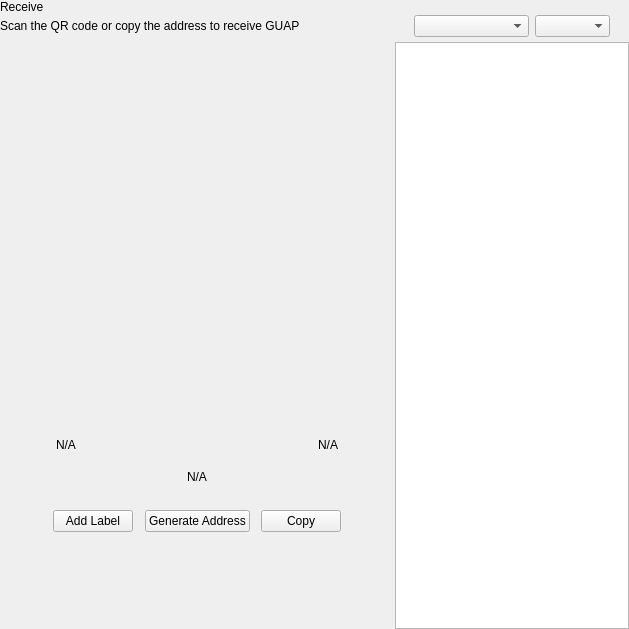
<?xml version="1.0" encoding="UTF-8"?>
<ui version="4.0">
 <class>ReceiveWidget</class>
 <widget class="QWidget" name="ReceiveWidget">
  <property name="geometry">
   <rect>
    <x>0</x>
    <y>0</y>
    <width>629</width>
    <height>629</height>
   </rect>
  </property>
  <property name="minimumSize">
   <size>
    <width>0</width>
    <height>0</height>
   </size>
  </property>
  <property name="windowTitle">
   <string>Form</string>
  </property>
  <layout class="QHBoxLayout" name="horizontalLayout_2" stretch="2,1">
   <property name="spacing">
    <number>0</number>
   </property>
   <property name="leftMargin">
    <number>0</number>
   </property>
   <property name="topMargin">
    <number>0</number>
   </property>
   <property name="rightMargin">
    <number>0</number>
   </property>
   <property name="bottomMargin">
    <number>0</number>
   </property>
   <item>
    <widget class="QWidget" name="left" native="true">
     <layout class="QVBoxLayout" name="verticalLayout_3">
      <property name="leftMargin">
       <number>0</number>
      </property>
      <property name="topMargin">
       <number>0</number>
      </property>
      <property name="rightMargin">
       <number>0</number>
      </property>
      <property name="bottomMargin">
       <number>0</number>
      </property>
      <item>
       <layout class="QVBoxLayout" name="verticalLayout_2">
        <property name="spacing">
         <number>0</number>
        </property>
        <property name="leftMargin">
         <number>0</number>
        </property>
        <item>
         <layout class="QHBoxLayout" name="horizontalLayout_3">
          <property name="spacing">
           <number>0</number>
          </property>
          <item>
           <layout class="QVBoxLayout" name="verticalLayout_4">
            <property name="spacing">
             <number>5</number>
            </property>
            <item>
             <widget class="QLabel" name="labelTitle">
              <property name="text">
               <string>Receive</string>
              </property>
             </widget>
            </item>
            <item alignment="Qt::AlignTop">
             <widget class="QLabel" name="labelSubtitle1">
              <property name="text">
               <string>Scan the QR code or copy the address to receive GUAP</string>
              </property>
             </widget>
            </item>
           </layout>
          </item>
          <item>
           <spacer name="horizontalSpacer">
            <property name="orientation">
             <enum>Qt::Horizontal</enum>
            </property>
            <property name="sizeHint" stdset="0">
             <size>
              <width>40</width>
              <height>20</height>
             </size>
            </property>
           </spacer>
          </item>
         </layout>
        </item>
        <item>
         <spacer name="verticalSpacer_2">
          <property name="orientation">
           <enum>Qt::Vertical</enum>
          </property>
          <property name="sizeType">
           <enum>QSizePolicy::Expanding</enum>
          </property>
          <property name="sizeHint" stdset="0">
           <size>
            <width>20</width>
            <height>50</height>
           </size>
          </property>
         </spacer>
        </item>
        <item alignment="Qt::AlignHCenter">
         <widget class="QWidget" name="layoutQR" native="true">
          <property name="maximumSize">
           <size>
            <width>510</width>
            <height>16777215</height>
           </size>
          </property>
          <layout class="QVBoxLayout" name="verticalLayoutQr">
           <item>
            <spacer name="verticalSpacer11">
             <property name="orientation">
              <enum>Qt::Vertical</enum>
             </property>
             <property name="sizeType">
              <enum>QSizePolicy::Fixed</enum>
             </property>
             <property name="sizeHint" stdset="0">
              <size>
               <width>20</width>
               <height>20</height>
              </size>
             </property>
            </spacer>
           </item>
           <item alignment="Qt::AlignHCenter">
            <widget class="QLabel" name="labelQrImg">
             <property name="minimumSize">
              <size>
               <width>260</width>
               <height>260</height>
              </size>
             </property>
             <property name="maximumSize">
              <size>
               <width>260</width>
               <height>260</height>
              </size>
             </property>
             <property name="text">
              <string/>
             </property>
             <property name="alignment">
              <set>Qt::AlignCenter</set>
             </property>
            </widget>
           </item>
           <item>
            <spacer name="verticalSpacer_21">
             <property name="orientation">
              <enum>Qt::Vertical</enum>
             </property>
             <property name="sizeType">
              <enum>QSizePolicy::Fixed</enum>
             </property>
             <property name="sizeHint" stdset="0">
              <size>
               <width>20</width>
               <height>30</height>
              </size>
             </property>
            </spacer>
           </item>
           <item>
            <widget class="QWidget" name="widget" native="true">
             <property name="minimumSize">
              <size>
               <width>0</width>
               <height>0</height>
              </size>
             </property>
             <layout class="QHBoxLayout" name="horizontalLayout_5">
              <item>
               <widget class="QLabel" name="labelLabel">
                <property name="text">
                 <string notr="true">N/A</string>
                </property>
               </widget>
              </item>
              <item>
               <spacer name="horizontalSpacer_2">
                <property name="orientation">
                 <enum>Qt::Horizontal</enum>
                </property>
                <property name="sizeHint" stdset="0">
                 <size>
                  <width>141</width>
                  <height>20</height>
                 </size>
                </property>
               </spacer>
              </item>
              <item>
               <widget class="QLabel" name="labelDate">
                <property name="text">
                 <string notr="true">N/A</string>
                </property>
                <property name="alignment">
                 <set>Qt::AlignRight|Qt::AlignTrailing|Qt::AlignVCenter</set>
                </property>
               </widget>
              </item>
             </layout>
            </widget>
           </item>
           <item>
            <widget class="QLabel" name="labelAddress">
             <property name="sizePolicy">
              <sizepolicy hsizetype="Expanding" vsizetype="Preferred">
               <horstretch>0</horstretch>
               <verstretch>0</verstretch>
              </sizepolicy>
             </property>
             <property name="minimumSize">
              <size>
               <width>300</width>
               <height>0</height>
              </size>
             </property>
             <property name="text">
              <string notr="true">N/A</string>
             </property>
             <property name="alignment">
              <set>Qt::AlignCenter</set>
             </property>
            </widget>
           </item>
           <item>
            <spacer name="verticalSpacer_4">
             <property name="orientation">
              <enum>Qt::Vertical</enum>
             </property>
             <property name="sizeType">
              <enum>QSizePolicy::Fixed</enum>
             </property>
             <property name="sizeHint" stdset="0">
              <size>
               <width>20</width>
               <height>20</height>
              </size>
             </property>
            </spacer>
           </item>
           <item>
            <layout class="QHBoxLayout" name="horizontalLayout_4">
             <item alignment="Qt::AlignHCenter">
              <widget class="QPushButton" name="pushButtonLabel">
               <property name="focusPolicy">
                <enum>Qt::NoFocus</enum>
               </property>
               <property name="text">
                <string>Add Label</string>
               </property>
              </widget>
             </item>
             <item alignment="Qt::AlignHCenter">
              <widget class="QPushButton" name="pushButtonNewAddress">
               <property name="focusPolicy">
                <enum>Qt::NoFocus</enum>
               </property>
               <property name="text">
                <string>Generate Address</string>
               </property>
              </widget>
             </item>
             <item alignment="Qt::AlignHCenter">
              <widget class="QPushButton" name="pushButtonCopy">
               <property name="focusPolicy">
                <enum>Qt::NoFocus</enum>
               </property>
               <property name="text">
                <string>Copy</string>
               </property>
              </widget>
             </item>
            </layout>
           </item>
           <item>
            <spacer name="verticalSpacer_3">
             <property name="orientation">
              <enum>Qt::Vertical</enum>
             </property>
             <property name="sizeType">
              <enum>QSizePolicy::Expanding</enum>
             </property>
             <property name="sizeHint" stdset="0">
              <size>
               <width>20</width>
               <height>20</height>
              </size>
             </property>
            </spacer>
           </item>
          </layout>
         </widget>
        </item>
        <item>
         <spacer name="verticalSpacer">
          <property name="orientation">
           <enum>Qt::Vertical</enum>
          </property>
          <property name="sizeHint" stdset="0">
           <size>
            <width>20</width>
            <height>40</height>
           </size>
          </property>
         </spacer>
        </item>
       </layout>
      </item>
     </layout>
    </widget>
   </item>
   <item>
    <widget class="QWidget" name="right" native="true">
     <layout class="QVBoxLayout" name="verticalLayout_5">
      <property name="spacing">
       <number>0</number>
      </property>
      <property name="leftMargin">
       <number>1</number>
      </property>
      <property name="topMargin">
       <number>0</number>
      </property>
      <property name="rightMargin">
       <number>0</number>
      </property>
      <property name="bottomMargin">
       <number>0</number>
      </property>
      <item>
       <layout class="QVBoxLayout" name="container_right">
        <property name="spacing">
         <number>0</number>
        </property>
        <property name="leftMargin">
         <number>0</number>
        </property>
        <property name="rightMargin">
         <number>0</number>
        </property>
        <item>
         <layout class="QVBoxLayout" name="verticalLayout">
          <property name="spacing">
           <number>6</number>
          </property>
          <property name="leftMargin">
           <number>19</number>
          </property>
          <property name="rightMargin">
           <number>19</number>
          </property>
          <item>
           <widget class="OptionButton" name="btnRequest" native="true"/>
          </item>
          <item>
           <widget class="OptionButton" name="btnMyAddresses" native="true">
            <property name="sizePolicy">
             <sizepolicy hsizetype="Preferred" vsizetype="Minimum">
              <horstretch>0</horstretch>
              <verstretch>0</verstretch>
             </sizepolicy>
            </property>
           </widget>
          </item>
         </layout>
        </item>
        <item>
         <widget class="QWidget" name="sortWidget" native="true">
          <layout class="QHBoxLayout" name="horizontalLayout_6">
           <property name="leftMargin">
            <number>19</number>
           </property>
           <property name="rightMargin">
            <number>19</number>
           </property>
           <property name="bottomMargin">
            <number>5</number>
           </property>
           <item>
            <spacer name="horizontalSpacer_3">
             <property name="orientation">
              <enum>Qt::Horizontal</enum>
             </property>
             <property name="sizeHint" stdset="0">
              <size>
               <width>40</width>
               <height>20</height>
              </size>
             </property>
            </spacer>
           </item>
           <item>
            <widget class="QComboBox" name="comboBoxSort">
             <property name="sizePolicy">
              <sizepolicy hsizetype="Preferred" vsizetype="Fixed">
               <horstretch>0</horstretch>
               <verstretch>0</verstretch>
              </sizepolicy>
             </property>
             <property name="minimumSize">
              <size>
               <width>115</width>
               <height>0</height>
              </size>
             </property>
            </widget>
           </item>
           <item>
            <widget class="QComboBox" name="comboBoxSortOrder">
             <property name="sizePolicy">
              <sizepolicy hsizetype="Preferred" vsizetype="Fixed">
               <horstretch>0</horstretch>
               <verstretch>0</verstretch>
              </sizepolicy>
             </property>
             <property name="minimumSize">
              <size>
               <width>75</width>
               <height>0</height>
              </size>
             </property>
            </widget>
           </item>
          </layout>
         </widget>
        </item>
        <item>
         <widget class="QListView" name="listViewAddress"/>
        </item>
       </layout>
      </item>
     </layout>
    </widget>
   </item>
  </layout>
 </widget>
 <customwidgets>
  <customwidget>
   <class>OptionButton</class>
   <extends>QWidget</extends>
   <header>qt/guapcoin/optionbutton.h</header>
   <container>1</container>
  </customwidget>
 </customwidgets>
 <resources/>
 <connections/>
</ui>
